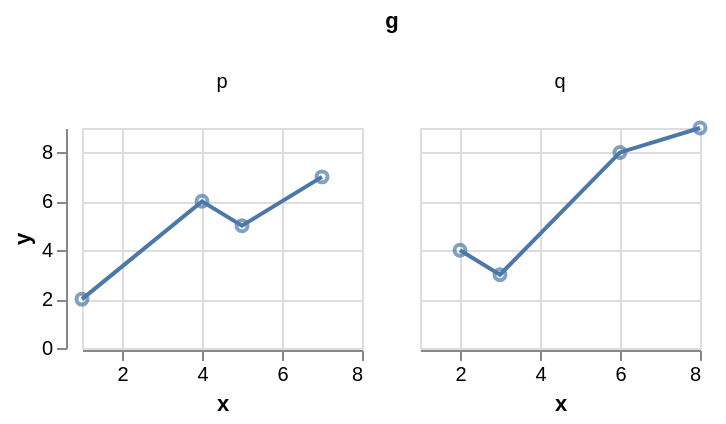

Here is the Vega-Lite specification saved for this chart:
### Vega-Lite specification from a JSON file in a GitHub repository (floating-point values rounded to 4 significant figures)
{"$schema": "https://vega.github.io/schema/vega-lite/v6.json", "padding": 5, "autosize": "pad", "data": {"name": "table", "values": [{"c": "A", "g": "p", "x": 1, "y": 2, "v": 5, "t": "2024-01-15", "o": {"v": 3}, "IMDB Rating": 6.1, "d": "x1"}, {"c": "B", "g": "q", "x": 2, "y": 4, "v": 9, "t": "2024-02-20", "o": {"v": 7}, "IMDB Rating": 7.4, "d": "x2"}, {"c": "A", "g": "q", "x": 3, "y": 3, "v": 2, "t": "2024-03-05", "o": {"v": 1}, "IMDB Rating": 5.2, "d": "x1"}, {"c": "C", "g": "p", "x": 4, "y": 6, "v": 7, "t": "2024-05-30", "o": {"v": 4}, "IMDB Rating": 8.8, "d": "x3"}, {"c": "B", "g": "p", "x": 5, "y": 5, "v": 4, "t": "2024-07-11", "o": {"v": 9}, "IMDB Rating": 6.9, "d": "x2"}, {"c": "C", "g": "q", "x": 6, "y": 8, "v": 6, "t": "2024-09-02", "o": {"v": 2}, "IMDB Rating": 7.7, "d": "x3"}, {"c": "A", "g": "p", "x": 7, "y": 7, "v": 8, "t": "2024-11-25", "o": {"v": 5}, "IMDB Rating": 4.4, "d": "x1"}, {"c": "B", "g": "q", "x": 8, "y": 9, "v": 3, "t": "2024-12-31", "o": {"v": 8}, "IMDB Rating": 9.1, "d": "x2"}]}, "facet": {"column": {"field": "g", "type": "nominal"}}, "spec": {"width": 140, "height": 110, "layer": [{"mark": "line", "encoding": {"x": {"field": "x", "type": "quantitative"}, "y": {"field": "y", "type": "quantitative"}}}, {"mark": "point", "encoding": {"x": {"field": "x", "type": "quantitative"}, "y": {"field": "y", "type": "quantitative"}}}]}}
